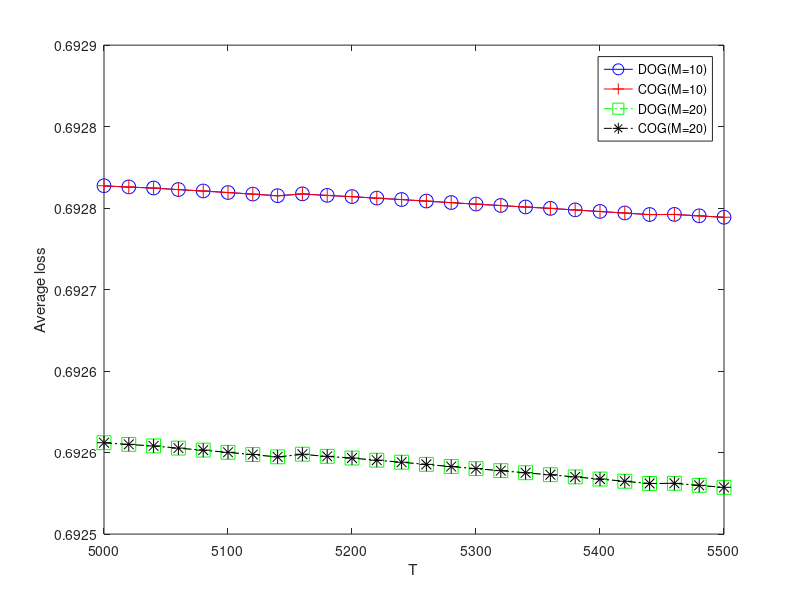

The MATLAB script that drew this image: (Note: this script raises an error after producing the figure.)
function [  ] = plot_ave_loss()
dataset = 'online-retail';
if strcmp(dataset, 'occupancy') 
    m20_decen = load('ave_loss_basic_lr_seq_n5_m20_decen_occupancy.mat');
    m10_decen = load('ave_loss_basic_lr_seq_n5_m10_decen_occupancy.mat');
    m20_cen = load('ave_loss_basic_lr_seq_n5_m20_cen_occupancy.mat');
    m10_cen = load('ave_loss_basic_lr_seq_n5_m10_cen_occupancy.mat');
    T = length(m10_decen.ave_loss_basic_lr_seq);
    luckys = 5000:50:5500;
    plot(luckys, m10_decen.ave_loss_basic_lr_seq(luckys,:), '-ob','MarkerSize',10);
    hold on;
    plot(luckys, m10_cen.ave_loss_basic_lr_seq(luckys,:), '-+r','MarkerSize',10);
    hold on;
    plot(luckys, m20_decen.ave_loss_basic_lr_seq(luckys,:), '-.sg','MarkerSize',10);
    hold on;
    plot(luckys, m20_cen.ave_loss_basic_lr_seq(luckys,:), '-.*k','MarkerSize',10);
    pax = gca;
    pax.FontSize = 15;

    xlabel('T');
    ylabel('Average loss');
    legend('DOG(M=10)', 'COG(M=10)',...
        'DOG(M=20)', 'COG(M=20)', 'Location','northeast'); 

elseif  strcmp(dataset, 'online-retail') 
    m20_decen = load('ave_loss_basic_lr_seq_n5_m20_decen_online_retail.mat');
    m10_decen = load('ave_loss_basic_lr_seq_n5_m10_decen_online_retail.mat');
    m20_cen = load('ave_loss_basic_lr_seq_n5_m20_decen_online_retail.mat');
    m10_cen = load('ave_loss_basic_lr_seq_n5_m10_cen_online_retail.mat');
    T = length( m10_decen.ave_loss_basic_lr_seq);
    luckys = 5000:20:5500;
    plot(luckys, m10_decen.ave_loss_basic_lr_seq(luckys,:), '-ob','MarkerSize',10);
    hold on;
    plot(luckys, m10_cen.ave_loss_basic_lr_seq(luckys,:), '-+r','MarkerSize',10);
    hold on;
    plot(luckys, m20_decen.ave_loss_basic_lr_seq(luckys,:), '-.sg','MarkerSize',10);
    hold on;
    plot(luckys, m20_cen.ave_loss_basic_lr_seq(luckys,:), '-.*k','MarkerSize',10);
    
    xlabel('T');
    ylabel('Average loss');
    legend('DOG(M=10)', 'COG(M=10)',...
        'DOG(M=20)', 'COG(M=20)', 'Location','northeast'); 
    pax = gca;
    pax.FontSize = 25;
    
    elseif  strcmp(dataset, 'usenet2') 
    m20_decen = load('ave_loss_basic_lr_seq_n5_m20_decen_usenet2.mat');
    m10_decen = load('ave_loss_basic_lr_seq_n5_m10_decen_usenet2.mat');
    m20_cen = load('ave_loss_basic_lr_seq_n5_m20_cen_usenet2.mat');
    m10_cen = load('ave_loss_basic_lr_seq_n5_m10_cen_usenet2.mat');
    T = length(m10_decen.ave_loss_basic_lr_seq);
    luckys = 1:20:T;
    plot(luckys, m10_decen.ave_loss_basic_lr_seq(luckys,:), '-ob','MarkerSize',10);
    hold on;
    plot(luckys, m10_cen.ave_loss_basic_lr_seq(luckys,:), '-+r','MarkerSize',10);
    hold on;
    plot(luckys, m20_decen.ave_loss_basic_lr_seq(luckys,:), '-.sg','MarkerSize',10);
    hold on;
    plot(luckys, m20_cen.ave_loss_basic_lr_seq(luckys,:), '-.*k','MarkerSize',10);
    pax = gca;
    pax.FontSize = 15;

    xlabel('T');
    ylabel('Average loss');
    legend('DOG(M=10)', 'COG(M=10)',...
        'DOG(M=20)', 'COG(M=20)', 'Location','northeast'); 
    
    elseif  strcmp(dataset, 'spam') 
    m20_decen = load('ave_loss_basic_lr_seq_n5_m20_decen_spam.mat');
    m10_decen = load('ave_loss_basic_lr_seq_n5_m10_decen_spam.mat');
    m20_cen = load('ave_loss_basic_lr_seq_n5_m20_cen_spam.mat');
    m10_cen = load('ave_loss_basic_lr_seq_n5_m10_cen_spam.mat');
    T = length(m10_decen.ave_loss_basic_lr_seq);
    luckys = 500:100:T;
    plot(luckys, m20_decen.ave_loss_basic_lr_seq(luckys,:), '-.sg','MarkerSize',10);
    hold on;
    plot(luckys, m20_cen.ave_loss_basic_lr_seq(luckys,:), '-.*k','MarkerSize',10);
    hold on;
    plot(luckys, m10_decen.ave_loss_basic_lr_seq(luckys,:), '-ob','MarkerSize',10);
    hold on;
    plot(luckys, m10_cen.ave_loss_basic_lr_seq(luckys,:), '-+r','MarkerSize',10);

    

    xlabel('T');
    ylabel('Average loss');
    legend('DOG(M=10)', 'COG(M=10)',...
        'DOG(M=20)', 'COG(M=20)', 'Location','northeast'); 
    pax = gca;
    pax.FontSize = 25;
end

end

